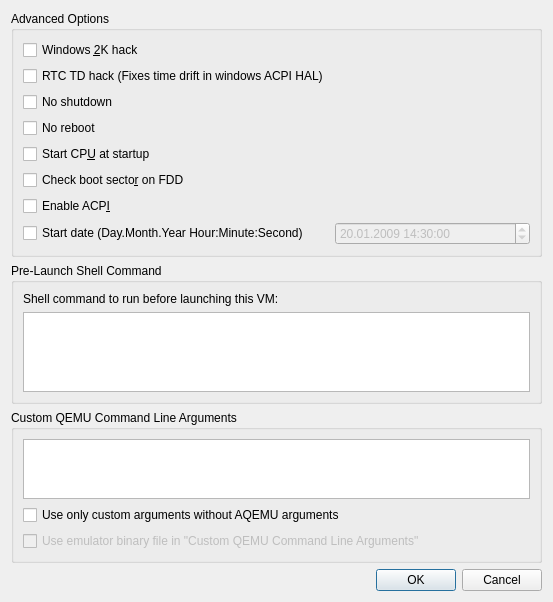
<?xml version="1.0" encoding="UTF-8"?>
<ui version="4.0">
 <class>Advanced_Options</class>
 <widget class="QDialog" name="Advanced_Options">
  <property name="geometry">
   <rect>
    <x>0</x>
    <y>0</y>
    <width>553</width>
    <height>463</height>
   </rect>
  </property>
  <property name="windowTitle">
   <string>Advanced Options</string>
  </property>
  <layout class="QGridLayout" name="gridLayout_3">
   <item row="0" column="0">
    <widget class="QGroupBox" name="groupBox_options">
     <property name="title">
      <string>Advanced Options</string>
     </property>
     <layout class="QGridLayout" name="gridLayout">
      <item row="1" column="0">
       <widget class="QCheckBox" name="CH_RTC_TD_Hack">
        <property name="text">
         <string>RTC TD hack (Fixes time drift in windows ACPI HAL)</string>
        </property>
       </widget>
      </item>
      <item row="2" column="0">
       <widget class="QCheckBox" name="CH_No_Shutdown">
        <property name="text">
         <string>No shutdown</string>
        </property>
       </widget>
      </item>
      <item row="3" column="0">
       <widget class="QCheckBox" name="CH_No_Reboot">
        <property name="toolTip">
         <string>Exit instead of rebooting</string>
        </property>
        <property name="text">
         <string>No reboot</string>
        </property>
       </widget>
      </item>
      <item row="4" column="0">
       <widget class="QCheckBox" name="CH_Start_CPU">
        <property name="text">
         <string>Start CP&amp;U at startup</string>
        </property>
       </widget>
      </item>
      <item row="5" column="0">
       <widget class="QCheckBox" name="CH_FDD_Boot">
        <property name="toolTip">
         <string>Check Floppy Disk boot signature in VM BIOS</string>
        </property>
        <property name="text">
         <string>Check boot secto&amp;r on FDD</string>
        </property>
       </widget>
      </item>
      <item row="6" column="0">
       <widget class="QCheckBox" name="CH_ACPI">
        <property name="sizePolicy">
         <sizepolicy hsizetype="Minimum" vsizetype="Fixed">
          <horstretch>0</horstretch>
          <verstretch>0</verstretch>
         </sizepolicy>
        </property>
        <property name="text">
         <string>Enable ACP&amp;I</string>
        </property>
       </widget>
      </item>
      <item row="7" column="0">
       <widget class="QCheckBox" name="CH_Start_Date">
        <property name="sizePolicy">
         <sizepolicy hsizetype="Maximum" vsizetype="Fixed">
          <horstretch>0</horstretch>
          <verstretch>0</verstretch>
         </sizepolicy>
        </property>
        <property name="text">
         <string>Start date (Day.Month.Year Hour:Minute:Second)</string>
        </property>
       </widget>
      </item>
      <item row="7" column="1">
       <widget class="QDateTimeEdit" name="DTE_Start_Date">
        <property name="enabled">
         <bool>false</bool>
        </property>
        <property name="date">
         <date>
          <year>2009</year>
          <month>1</month>
          <day>20</day>
         </date>
        </property>
        <property name="time">
         <time>
          <hour>14</hour>
          <minute>30</minute>
          <second>0</second>
         </time>
        </property>
        <property name="maximumDate">
         <date>
          <year>2100</year>
          <month>12</month>
          <day>31</day>
         </date>
        </property>
        <property name="minimumDate">
         <date>
          <year>1975</year>
          <month>1</month>
          <day>1</day>
         </date>
        </property>
        <property name="displayFormat">
         <string>dd.MM.yyyy HH:mm:ss</string>
        </property>
       </widget>
      </item>
      <item row="0" column="0">
       <widget class="QCheckBox" name="CH_Win2K_Hack">
        <property name="toolTip">
         <string>Fix Windows 2000 install Bug</string>
        </property>
        <property name="text">
         <string>Windows &amp;2K hack</string>
        </property>
       </widget>
      </item>
     </layout>
    </widget>
   </item>
    <item row="1" column="0">
     <widget class="QGroupBox" name="groupBox_PreExec">
      <property name="title">
        <string>Pre-Launch Shell Command</string>
      </property>
      <layout class="QGridLayout" name="gridLayout_PreExec">
        <item row="0" column="0">
         <widget class="QLabel" name="label_Pre_Exec_Command">
          <property name="toolTip">
            <string>This command is started asynchronously via shell immediately before AQEMU launches the VM process.</string>
          </property>
          <property name="text">
            <string>Shell command to run before launching this VM:</string>
          </property>
         </widget>
        </item>
        <item row="1" column="0">
         <widget class="QPlainTextEdit" name="Edit_Pre_Exec_Command">
          <property name="sizePolicy">
            <sizepolicy hsizetype="Expanding" vsizetype="MinimumExpanding">
             <horstretch>0</horstretch>
             <verstretch>0</verstretch>
            </sizepolicy>
          </property>
          <property name="minimumSize">
            <size>
             <width>0</width>
             <height>80</height>
            </size>
          </property>
          <property name="tabChangesFocus">
            <bool>true</bool>
          </property>
         </widget>
        </item>
      </layout>
     </widget>
    </item>
    <item row="2" column="0">
     <widget class="QGroupBox" name="groupBox_CLI">
     <property name="title">
      <string>Custom QEMU Command Line Arguments</string>
     </property>
     <layout class="QGridLayout" name="gridLayout_2">
        <item row="1" column="0">
       <widget class="QCheckBox" name="CH_Only_User_Args">
        <property name="text">
         <string>Use only custom arguments without AQEMU arguments</string>
        </property>
       </widget>
      </item>
        <item row="2" column="0">
       <widget class="QCheckBox" name="CH_Use_User_Binary">
        <property name="enabled">
         <bool>false</bool>
        </property>
        <property name="text">
         <string>Use emulator binary file in &quot;Custom QEMU Command Line Arguments&quot;</string>
        </property>
       </widget>
      </item>
    <item row="0" column="0">
       <widget class="QPlainTextEdit" name="Edit_Additional_Args">
        <property name="sizePolicy">
         <sizepolicy hsizetype="Expanding" vsizetype="MinimumExpanding">
          <horstretch>0</horstretch>
          <verstretch>0</verstretch>
         </sizepolicy>
        </property>
        <property name="maximumSize">
         <size>
          <width>16777215</width>
          <height>60</height>
         </size>
        </property>
       </widget>
      </item>
    <item row="3" column="0">
       <spacer name="verticalSpacer">
        <property name="orientation">
         <enum>Qt::Vertical</enum>
        </property>
        <property name="sizeHint" stdset="0">
         <size>
          <width>20</width>
          <height>40</height>
         </size>
        </property>
       </spacer>
      </item>
     </layout>
    </widget>
   </item>
    <item row="3" column="0">
    <widget class="Dialog_Button_Box" name="buttonBox">
     <property name="orientation">
      <enum>Qt::Horizontal</enum>
     </property>
     <property name="standardButtons">
      <set>QDialogButtonBox::Cancel|QDialogButtonBox::Ok</set>
     </property>
    </widget>
   </item>
  </layout>
 </widget>
 <customwidgets>
  <customwidget>
   <class>Dialog_Button_Box</class>
   <extends>QDialogButtonBox</extends>
   <header>Dialog_Button_Box.h</header>
  </customwidget>
 </customwidgets>
 <resources/>
 <connections>
  <connection>
   <sender>buttonBox</sender>
   <signal>accepted()</signal>
   <receiver>Advanced_Options</receiver>
   <slot>accept()</slot>
   <hints>
    <hint type="sourcelabel">
     <x>248</x>
     <y>254</y>
    </hint>
    <hint type="destinationlabel">
     <x>157</x>
     <y>274</y>
    </hint>
   </hints>
  </connection>
  <connection>
   <sender>buttonBox</sender>
   <signal>rejected()</signal>
   <receiver>Advanced_Options</receiver>
   <slot>reject()</slot>
   <hints>
    <hint type="sourcelabel">
     <x>316</x>
     <y>260</y>
    </hint>
    <hint type="destinationlabel">
     <x>286</x>
     <y>274</y>
    </hint>
   </hints>
  </connection>
  <connection>
   <sender>CH_Only_User_Args</sender>
   <signal>toggled(bool)</signal>
   <receiver>CH_Use_User_Binary</receiver>
   <slot>setEnabled(bool)</slot>
   <hints>
    <hint type="sourcelabel">
     <x>280</x>
     <y>368</y>
    </hint>
    <hint type="destinationlabel">
     <x>280</x>
     <y>399</y>
    </hint>
   </hints>
  </connection>
 </connections>
</ui>
